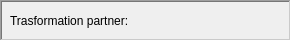
             <widget class="QFrame" name="transPartner">
              <property name="geometry">
               <rect>
                <x>160</x>
                <y>41</y>
                <width>291</width>
                <height>41</height>
               </rect>
              </property>
              <property name="toolTip">
               <string/>
              </property>
              <property name="frameShape">
               <enum>QFrame::WinPanel</enum>
              </property>
              <property name="frameShadow">
               <enum>QFrame::Sunken</enum>
              </property>
              <widget class="QLabel" name="transPartnerText">
               <property name="geometry">
                <rect>
                 <x>10</x>
                 <y>10</y>
                 <width>151</width>
                 <height>21</height>
                </rect>
               </property>
               <property name="toolTip">
                <string>&lt;html&gt;&lt;head/&gt;&lt;body&gt;&lt;p&gt;Transformation partner that will be shown during the transformation (Super Buu, Cell)&lt;/p&gt;&lt;/body&gt;&lt;/html&gt;</string>
               </property>
               <property name="text">
                <string>Trasformation partner:</string>
               </property>
              </widget>
              <widget class="QLabel" name="transPartnerValue">
               <property name="geometry">
                <rect>
                 <x>200</x>
                 <y>0</y>
                 <width>41</width>
                 <height>41</height>
                </rect>
               </property>
               <property name="text">
                <string/>
               </property>
               <property name="scaledContents">
                <bool>true</bool>
               </property>
              </widget>
              <widget class="QLabel" name="transPartnerSlot">
               <property name="geometry">
                <rect>
                 <x>200</x>
                 <y>0</y>
                 <width>41</width>
                 <height>41</height>
                </rect>
               </property>
               <property name="text">
                <string/>
               </property>
               <property name="pixmap">
                <pixmap>../../character_parameters_editor/images/fourSlot/pl_slot.png</pixmap>
               </property>
               <property name="scaledContents">
                <bool>true</bool>
               </property>
              </widget>
              <zorder>transPartnerSlot</zorder>
              <zorder>transPartnerText</zorder>
              <zorder>transPartnerValue</zorder>
             </widget>
